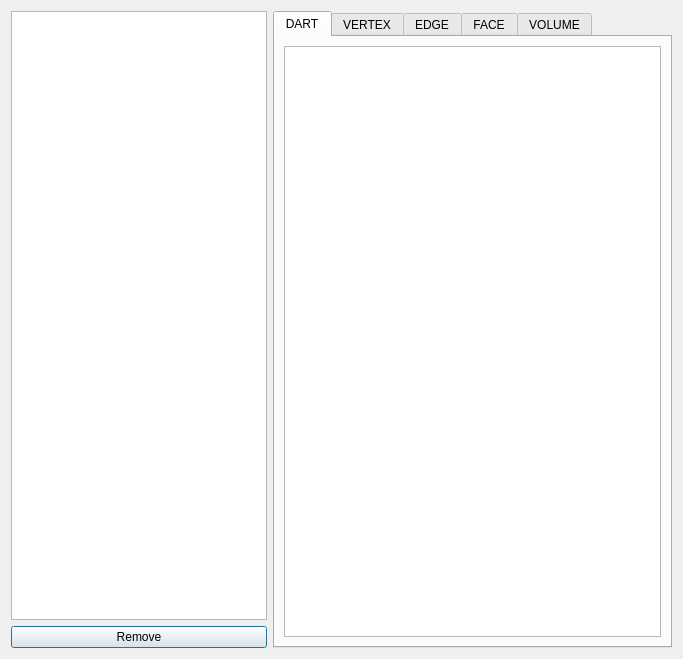
<?xml version="1.0" encoding="UTF-8"?>
<ui version="4.0">
 <class>MapsDialog</class>
 <widget class="QDialog" name="MapsDialog">
  <property name="geometry">
   <rect>
    <x>0</x>
    <y>0</y>
    <width>683</width>
    <height>659</height>
   </rect>
  </property>
  <property name="windowTitle">
   <string>MapsDialog</string>
  </property>
  <layout class="QHBoxLayout" name="horizontalLayout">
   <item>
    <layout class="QVBoxLayout" name="verticalLayout_6">
     <item>
      <widget class="QListWidget" name="mapList">
       <property name="sizePolicy">
        <sizepolicy hsizetype="Minimum" vsizetype="Expanding">
         <horstretch>0</horstretch>
         <verstretch>0</verstretch>
        </sizepolicy>
       </property>
      </widget>
     </item>
     <item>
      <widget class="QPushButton" name="removeMapButton">
       <property name="text">
        <string>Remove</string>
       </property>
      </widget>
     </item>
    </layout>
   </item>
   <item>
    <widget class="QTabWidget" name="tabWidget">
     <property name="currentIndex">
      <number>0</number>
     </property>
     <widget class="QWidget" name="dartTab">
      <attribute name="title">
       <string>DART</string>
      </attribute>
      <layout class="QVBoxLayout" name="verticalLayout">
       <item>
        <widget class="QListWidget" name="dartAttributes"/>
       </item>
      </layout>
     </widget>
     <widget class="QWidget" name="vertexTab">
      <attribute name="title">
       <string>VERTEX</string>
      </attribute>
      <layout class="QVBoxLayout" name="verticalLayout_2">
       <item>
        <widget class="QListWidget" name="vertexAttributes"/>
       </item>
      </layout>
     </widget>
     <widget class="QWidget" name="edgeTab">
      <attribute name="title">
       <string>EDGE</string>
      </attribute>
      <layout class="QVBoxLayout" name="verticalLayout_3">
       <item>
        <widget class="QListWidget" name="edgeAttributes"/>
       </item>
      </layout>
     </widget>
     <widget class="QWidget" name="faceTab">
      <attribute name="title">
       <string>FACE</string>
      </attribute>
      <layout class="QVBoxLayout" name="verticalLayout_4">
       <item>
        <widget class="QListWidget" name="faceAttributes"/>
       </item>
      </layout>
     </widget>
     <widget class="QWidget" name="volumeTab">
      <attribute name="title">
       <string>VOLUME</string>
      </attribute>
      <layout class="QVBoxLayout" name="verticalLayout_5">
       <item>
        <widget class="QListWidget" name="volumeAttributes"/>
       </item>
      </layout>
     </widget>
    </widget>
   </item>
  </layout>
 </widget>
 <resources/>
 <connections/>
</ui>
